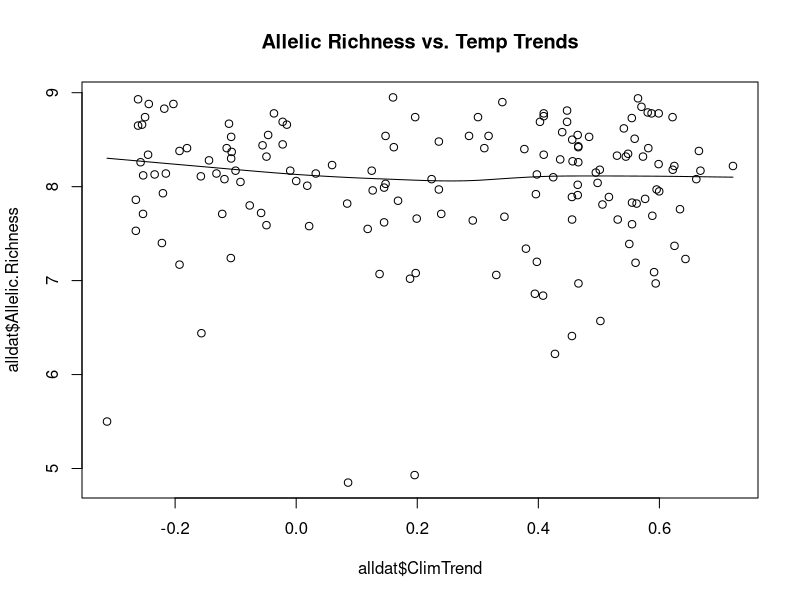
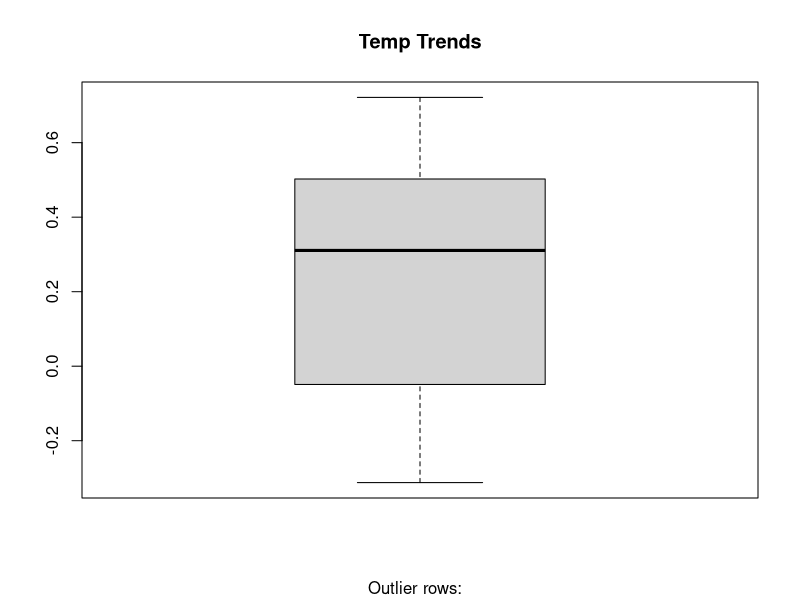
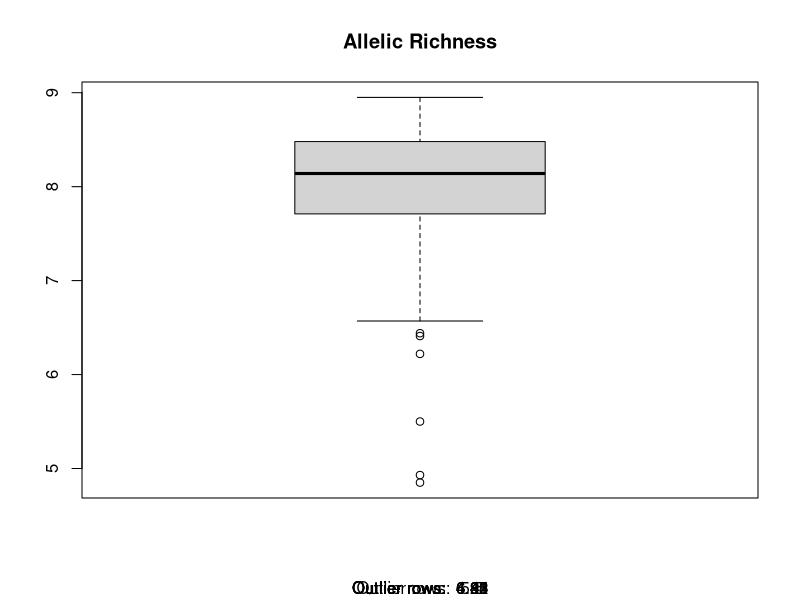
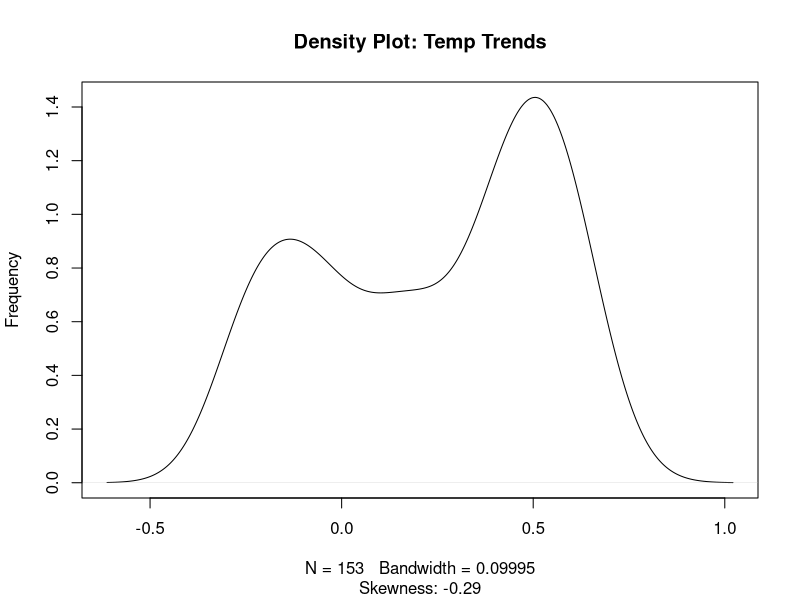
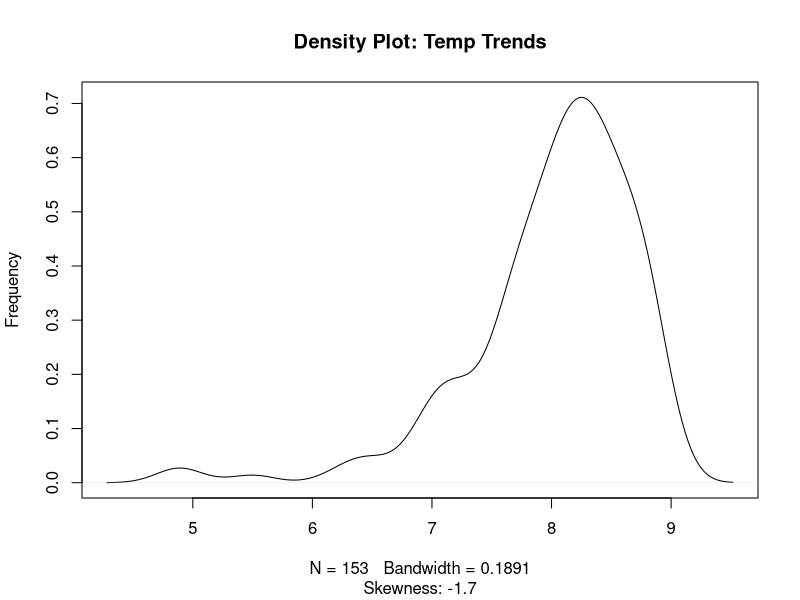
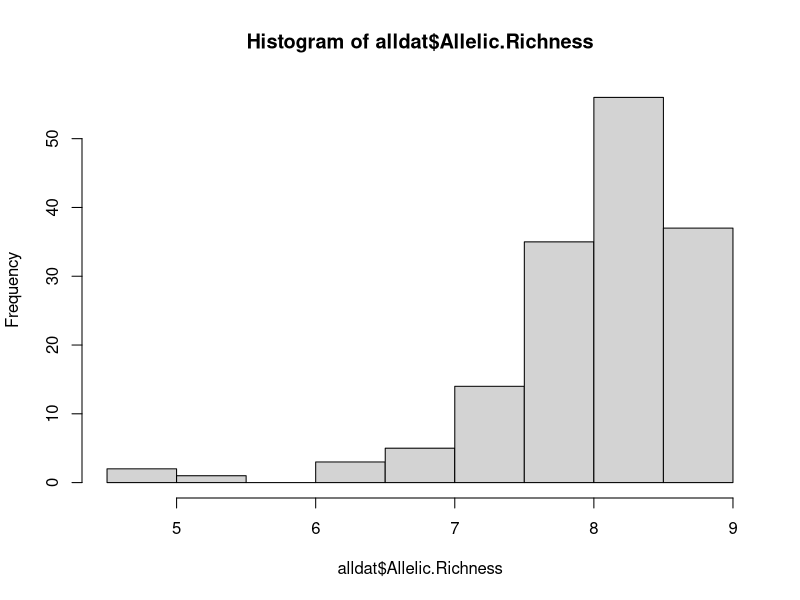
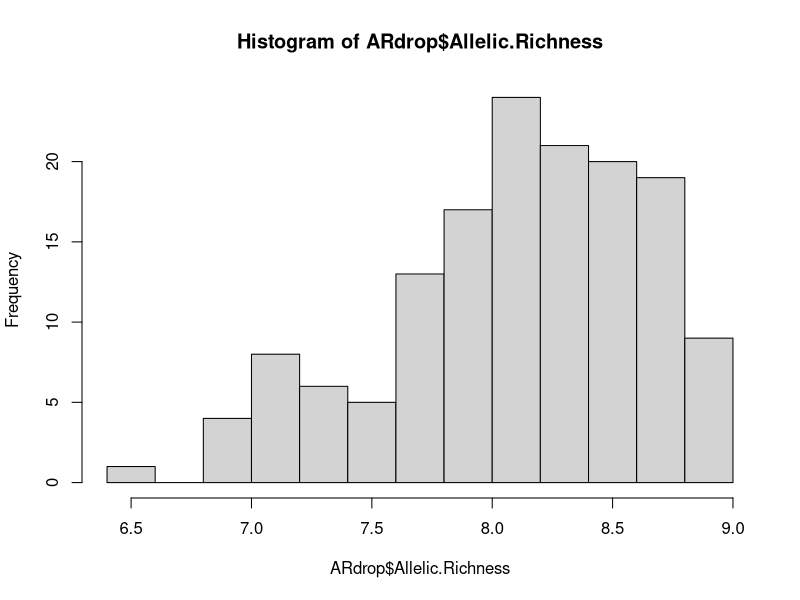
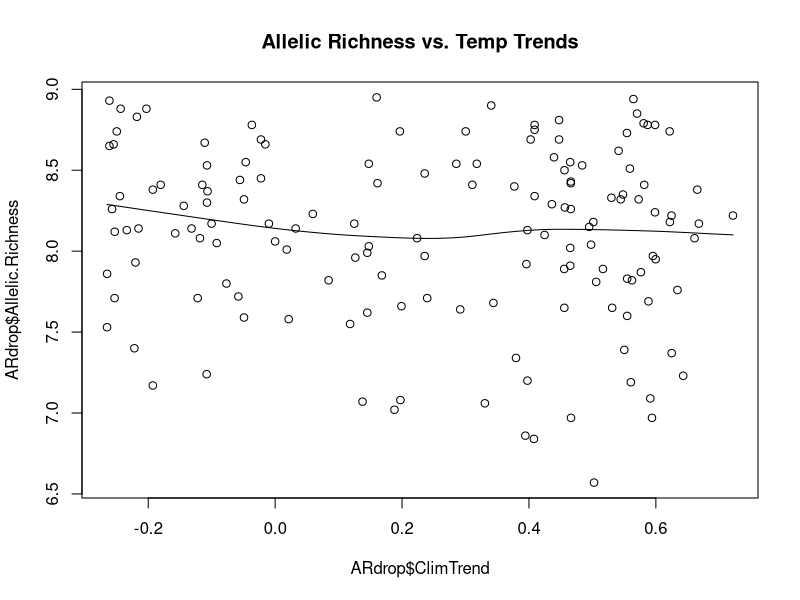

Write the R code that produced these figures, in order. (Note: this script raises an error after producing the figures.)
## ---- chunk 1
knitr::opts_chunk$set(echo = TRUE)
## ---- chunk 2
bigclim <- read.csv("ClimTrendData.csv") #downloading the climate dataset I made
View(bigclim)
bigclim2 <- data.frame(bigclim$code, bigclim$pastTemp, bigclim$CurTemp, bigclim$FutTemp) #taking only the columns I need
bigclim3 <- bigclim2[order(bigclim2$bigclim.code), ] #reordering it by alphabetizing the populations codes (this is so that the data easily aligns to the HWE dataset)

HWEvalues <- read.csv("HWEdat.csv") #downloading the HWE dataset that contains values for allelic richness, expected heterozygosity, and HWE p-values
View(HWEvalues)
HWEvalues2 <- HWEvalues[order(HWEvalues$Populations), ] #reordering the populations by alphabetizing them so they line up with the climate dataset

HWEvalues2$pastTemp <- bigclim3$bigclim.pastTemp #adding past temp data
HWEvalues2$CurTemp <- bigclim3$bigclim.CurTemp #adding current temp data
HWEvalues2$FutTemp <- bigclim3$bigclim.FutTemp #adding future temp data

alldat <- HWEvalues2 #renaming the dataset to something more appropriate


#need climate trends as well (i.e. slopes of climate data over time)
trenddat <- data.frame(1:nrow(alldat), alldat$pastTemp, alldat$CurTemp, alldat$FutTemp)


#making a function for slope
slope  <-  function(x){
    if(all(is.na(x)))
        return(NA) #returns NA if missing data
    else
        return(coef(lm(I(1:3)~x))[2]) #uses a linear model to find the slope of 3 consecutive values (Past temp, Cur temp, and fut temp)
}

# now apply the function to all rows in trenddat and insert the slope into a new column called "trends"
trenddat$trends <- apply(trenddat[ ,c("alldat.pastTemp", "alldat.CurTemp", "alldat.FutTemp")], 1, slope)

alldat$ClimTrend <- trenddat$trends #adding the trend column to the big dataset

head(alldat) #yay, it worked!
View(alldat)
## ---- chunk 3
# first, we will do a quick visualization with a scatterplot to see if there are any apparent trends:
scatter.smooth(x=alldat$ClimTrend, y=alldat$Allelic.Richness, main="Allelic Richness vs. Temp Trends")
# doesn't look like there is anything going on...

# Now I will quickly check for outliers in the data using a boxplot:
boxplot(alldat$ClimTrend, main="Temp Trends", sub=paste("Outlier rows: ", boxplot.stats(alldat$ClimTrend)$out))
#ClimTrend doesn't seem to have any outliers
boxplot(alldat$Allelic.Richness, main="Allelic Richness", sub=paste("Outlier rows: ", boxplot.stats(alldat$Allelic.Richness)$out))
#Allelic Richness has a few outliers...

boxplot.stats(alldat$Allelic.Richness)$out #6.41, 5.50, 4.85, 4.93, 6.22, 6.44 are all listed as outliers

#Now let's check for normality by doing a density plot
install.packages("e1071") #packages that measures skewedness in density plots
library(e1071)
plot(density(alldat$ClimTrend), main= "Density Plot: Temp Trends", ylab="Frequency", 
		 sub=paste("Skewness:", round(e1071::skewness(alldat$ClimTrend), 2)))
# the plot for temp trends looks slightly bimodal...
# skewedness = -0.29

plot(density(alldat$Allelic.Richness), main= "Density Plot: Temp Trends", ylab="Frequency", 
		 sub=paste("Skewness:", round(e1071::skewness(alldat$Allelic.Richness), 2)))
# wow, this is skewed by those outliers
# Skewedness = -1.7

#get a look at the histogram
hist(alldat$Allelic.Richness)

# Now lets look at the level of correlation between Allelic Richness and Temp Trends
## first with the outliers
cor(alldat$ClimTrend, alldat$Allelic.Richness) # R = -0.008830456

## now without the outliers
ARoutliers <- boxplot.stats(alldat$Allelic.Richness)$out
min(ARoutliers)
max(ARoutliers)

ARdrop <- alldat[!(alldat$Allelic.Richness <= max(ARoutliers)),]
cor(ARdrop$ClimTrend, ARdrop$Allelic.Richness) # R= -0.09794524
# there's a bit more of a negative correlation, but still not much

#how does this hist look:
hist(ARdrop$Allelic.Richness)
shapiro.test(ARdrop$Allelic.Richness) #data do not fit normality test (p=0.0003), skewed but can still do a least squares regression
shapiro.test(log10(ARdrop$Allelic.Richness)) #data not normal (p=2.89e=05)
shapiro.test(1/(ARdrop$Allelic.Richness)) #not normal (p=2.1e-06)


# lets see what the scatterplot looks like for this:
scatter.smooth(x=ARdrop$ClimTrend, y=ARdrop$Allelic.Richness, main="Allelic Richness vs. Temp Trends")
# yeahhhhhh, still not really looking like a correlation

# Now I'm making a linear model to get a better quanititative idea
lmAR <- lm(Allelic.Richness ~ ClimTrend, data=alldat)
print(lmAR) # gives intercept and slope
summary(lmAR) # gives summary statistics, p=0.914 (not significant), R^2=7.798e=05
resAR <- residuals(lmAR) #finding residuals
plot(alldat$ClimTrend, resAR) #plotting residuals(difference b/w observed value and predicted value)

#what about a linear model for the dataset with the outliers removed:
lmARdrop <- lm(Allelic.Richness ~ ClimTrend, data=ARdrop)
summary(lmARdrop) #p=0.2379, R^2=0.009593

#I want to make a ggplot figure to show the linear regression (or lack of)
library(ggplot2)

#customizing a ggplot theme

theme_katie<-function(base_size = 18, base_family = "Arial"){
  theme_bw(base_size = base_size, base_family = base_family) %+replace% 
    theme(axis.text = element_text(size = rel(0.8),colour="black"),
          axis.ticks = element_line(colour = "black"),
    			legend.key = element_rect(fill="transparent", colour=NA),
    			panel.background = element_blank(),
    			legend.background = element_rect(fill="transparent", colour=NA),
          legend.position = "none",
          panel.border = element_rect(fill = NA, colour = NA), 
          panel.grid.major = element_line(colour = NA,size = 0), 
          panel.grid.minor = element_line(colour = NA,size = 0), 
          axis.line = element_line(colour ="black")
    )
}

ARbigLM <- ggplot(ARdrop, aes(y=Allelic.Richness, x=ClimTrend)) +
	geom_point(colour="cyan3", size=5, alpha=0.6) +
	geom_smooth(method=lm, colour="cyan4") +
	theme_katie() +
	ylab("Allelic Richness") +
	xlab("Trend in Annual Temperature over Time")
print(ARbigLM)


#what if we log transform it?
lmARlog <- lm(log10(Allelic.Richness) ~ log10(ClimTrend), data=alldat)
print(lmARlog)
summary(lmARlog) #p=0.0853

#boostrap simulation b/w populations with neg climate trend vs. pos clim trend?
## trying to find out if mean allelic richness is significantly different between pos and neg climate trends

# make new column in alldat for categorical variable - clim pos/neg
alldat$ClimSlope <- NA
head(alldat)

#Making a loop to assign either a 0 or a 1 to the populations for my new column
for (i in 1:nrow(alldat)) {
	if (alldat$ClimTrend[i] > 0) {
		alldat$ClimSlope[i] <- "Pos"
	} 
	if (alldat$ClimTrend[i] < 0) {
		alldat$ClimSlope[i] <- "Neg"
	} 
}

Iters <- 1000 #we want to take a random sample 1000 times
BootOut <- rep(NA, Iters) #making a column with 1000 levels for the output of my bootstrap analysis
ClimPos <- alldat$Allelic.Richness[grep("Pos", alldat$ClimSlope)] #taking all the allelic richness values that have positive climate slope values
ClimNeg <- alldat$Allelic.Richness[grep("Neg", alldat$ClimSlope)] #taking all the allelic richness values that have a negative slope
for (i in 1:Iters){
	BootOut[i] <-
		mean(sample(ClimPos, length(ClimPos), replace=T)) - #taking mean of a sample of the allelic richness values for positive slopes
		mean(sample(ClimNeg, length(ClimNeg), replace=T)) #subtracting the mean of a sample of allelic richness values for negative slopes
}
head(BootOut) 


qplot(BootOut) # look at the distribution of values

XBootOut <- mean(BootOut) #mean of distribution is -0.1725703
CIlow <- sort(BootOut)[floor(length(BootOut)*0.025)]
CIhigh <- sort(BootOut)[ceiling(length(BootOut)*0.975)]
CIboot <- round(c(CIlow, CIhigh),2)

#To find p-value, need the mean difference of the raw data:
RawDat <- aggregate(alldat$Allelic.Richness, list(alldat$ClimSlope), mean)
RawDat

RawDiff <- RawDat$x[2] - RawDat$x[1]
qplot(BootOut) + theme_bw() + geom_vline(aes(xintercept=RawDiff), colour="blue")

p <- sum(BootOut>RawDiff)/length(BootOut)
paste("The estimated p-value is:", p) #p=0.512, so not really a big difference here

#do bootstrap simulation b/w populations that are endangered and not endangered

## ---- chunk 4
# first, we will do a quick visualization with a scatterplot to see if there are any apparent trends:
scatter.smooth(x=alldat$ClimTrend, y=alldat$Expected.Het, main="Expected Heterozygosity vs. Temp Trends")
# looks like expected heterozygosity is pretty stable with temperature fluctuations...

# Now I will quickly check for outliers in the data using a boxplot:
boxplot(alldat$Expected.Het, main="Expected Heterozygosity", sub=paste("Outlier rows: ", boxplot.stats(alldat$Expected.Het)$out))
#There are quite a few outliers for expected heterozygosity...

boxplot.stats(alldat$Expected.Het)$out #0.78 0.79 0.77 0.70 0.77 0.69 0.66 0.78 0.79 0.79 0.79 0.77 are all listed as outliers

#Now let's check for normality by doing a density plot
plot(density(alldat$Expected.Het), main= "Density Plot: Expected Heterozygosity", ylab="Frequency", 
		 sub=paste("Skewness:", round(e1071::skewness(alldat$Expected.Het), 2)))
# this is even more skewed than the allelic richness density plot
# Skewedness = -2.54

# Now lets look at the level of correlation between Expected Heterozygosity and Temp Trends
## first with the outliers
cor(alldat$ClimTrend, alldat$Expected.Het) # R = 0.1223153

## now without the outliers
HEoutliers <- boxplot.stats(alldat$Expected.Het)$out
min(HEoutliers)
max(HEoutliers)

HEdrop <- alldat[!(alldat$Expected.Het <= max(HEoutliers)),]
cor(HEdrop$ClimTrend, HEdrop$Expected.Het) # R= 0.09128052 --> correlation coefficient actually went down

# lets see what the scatterplot looks like for this:
scatter.smooth(x=HEdrop$ClimTrend, y=HEdrop$Expected.Het, main="Expected Heterozygosity vs. Temp Trends")
# no correlation here

# Now I'm making a linear model to get a better quanititative idea
lmHE <- lm(Expected.Het ~ ClimTrend, data=alldat)
summary(lmHE) # gives summary statistics, p=0.132, R^2=0.01496

#what if we log transform it?
lmHElog <- lm(log10(Expected.Het) ~ log10(ClimTrend), data=alldat)
summary(lmHElog) #p=0.007319, R^2=0.06714-

#linear model without the outliers:
lmHEdrop <- lm(Expected.Het ~ ClimTrend, data=HEdrop)
summary(lmHEdrop) #p=0.2817, R^2=0.008332

HEbigLM <- ggplot(HEdrop, aes(x=ClimTrend, y=Expected.Het)) +
	geom_point(colour="cyan3", size=5, alpha=0.6) +
	geom_smooth(method=lm, colour="cyan4") +
	theme_katie() +
	ylab("Expected Heterozygosity") +
	xlab("Trend in Annual Temperature over Time")
print(HEbigLM)
## ---- chunk 5
#We want a dataset free of the outliers from both expected heterozygosity and allelic richness:
MultDrop <- ARdrop[!(ARdrop$Expected.Het <= max(HEoutliers)),]

#run a least squares regression:
lmMultDrop <- lm(Expected.Het*Allelic.Richness ~ ClimTrend, data=MultDrop)
summary(lmMultDrop) #p=0.653

#this analysis actually doesn't make much sense because allelic richness and He are related
## ---- chunk 6
# first, we will do a quick visualization with a scatterplot to see if there are any apparent trends:
scatter.smooth(x=alldat$ClimTrend, y=alldat$HWE.values, main="Deviations from HWE vs. Temp Trends")
# looks like there is no definitive relationship between temp trends and deviations from HWE...

# Now I will quickly check for outliers in the data using a boxplot:
boxplot(alldat$HWE.values, main="Deviations from HWE", sub=paste("Outlier rows: ", boxplot.stats(alldat$HWE.values)$out))
#no outliers...

range(alldat$HWE.values)
hist(alldat$HWE.values) #looks like there are 2 groups of individuals, one that deviates from HWE, and one that does not - should do logistical regression for this

#Now let's check for normality by doing a density plot
plot(density(alldat$HWE.values), main= "Density Plot: Deviations from HWE", ylab="Frequency", 
		 sub=paste("Skewness:", round(e1071::skewness(alldat$HWE.values), 2)))
# bimodal distribution

# I can make the HWE p values truly dichotomous by assigning p < 0.05 == 0, and p > 0.05 == 1 - then I can run a logistic regression on it to see if there is a correlation with temperature trends

#I'm making a new row to put the binary HWE values in:
alldat$HWE.values2 <- NA
head(alldat)

#Making a loop to assign either a 0 or a 1 to the populations for my new column
for (i in 1:nrow(alldat)) {
	if (alldat$HWE.values[i] >= 0.05) {
		alldat$HWE.values2[i] <- 1
	} else {
		alldat$HWE.values2[i] <- 0
	} 
}

head(alldat) #my new column is populated, so now I can perform a logistic regression

mod1<-glm(HWE.values2~ClimTrend, data=alldat, family=binomial(link="logit"))
summary(mod1) # p=0.0876, not significant
# endangered populations tend to be further south, so maybe we should try with latitude

# taking the latitude and longitudes out of the bigclim dataset and putting them into alldat:
#first I have to reorder bigclim by population so it's in same order as alldat:
bigclim[order(bigclim$code), ]
alldat$Latitude <- bigclim$Latitude
alldat$Longitude <- bigclim$Longitude
head(alldat)

# Running a logistic regression with HWE deviations and latitude
mod2<-glm(HWE.values2~Latitude, data=alldat, family=binomial(link="logit"))
summary(mod2)

#Latitude + longitude
mod3 <- glm(HWE.values2~Latitude+Longitude, data=alldat, family=binomial(link="logit"))
summary(mod3)

#just longitude
mod4 <- glm(HWE.values2~Longitude, data=alldat, family=binomial(link="logit"))
summary(mod4)

# What about if there is a relationship b/w deviations from HWE and endangerment status?
StatusDat <- read.csv("EndangermentStatusNFL.csv")
head(StatusDat)

chisq.test(StatusDat$Status, alldat$HWE.values2)

#use logistic regression
#plot on map 

head(bigclim)

